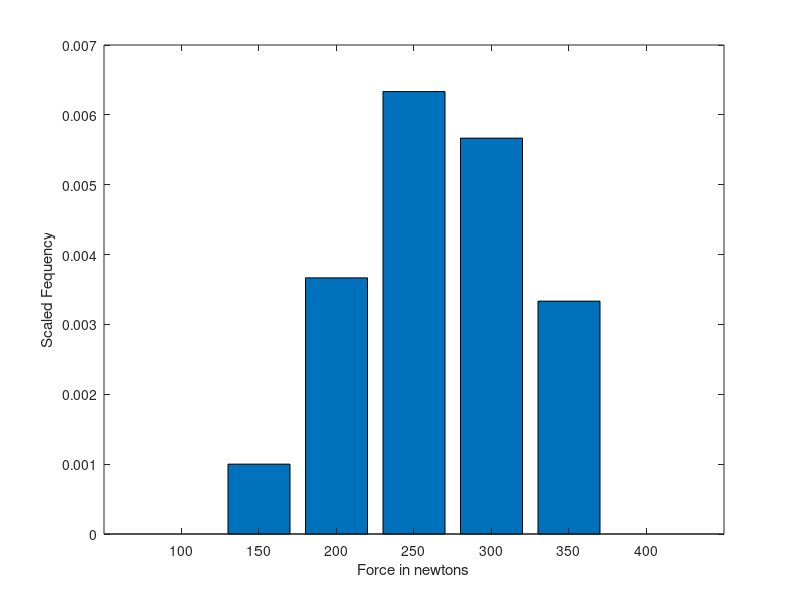

This figure's MATLAB source:
clc
clear

data = [311,138,340,199,270,255,332,279,231,296,198,269,....
    257,236,313,281,288,225,216,250,259,323,280,205,....
    279,159,276,354,278,221,192,281,204,361,321,282,....
    254,273,334,172,240,327,261,282,208,213,299,318,....
    356,269,355,232,275,234,267,240,331,222,370,226] ;

x = [100:50:400];
[y_abs,x] = hist(data,x);
binwidth = 50;    %binwidth 10 is too smaller
Area = binwidth*sum(y_abs);
Y_scaled = y_abs/Area;
bins = x;
bar(bins,Y_scaled)
xlabel( 'Force in newtons' )
ylabel( 'Scaled Fequency' )
mu = mean(data) 
sigma = std(data)

lower_1 = mu - sigma
lower_2 = mu - 2*sigma
upper_1 = mu + sigma
upper_2 = mu + 2*sigma

%The area under the plot between 200 and 300 newtons.
%therefr 68% prediction

P_68 = (erf((upper_1-mu)/(sigma*sqrt(2)))-erf((lower_1-mu)/(sigma*sqrt(2))))/2;
percentage = P_68 * 100